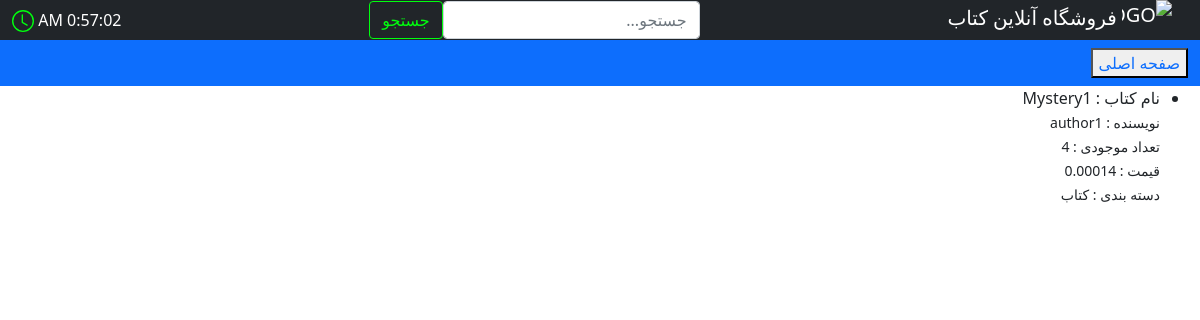
The app's page /product/books/7/ with its own data.
### product/models.py (models this page shows, shortened)
class Book(models.Model):
    class Meta:
        verbose_name = 'کتاب'
        verbose_name_plural = 'کتاب ها'
    user = models.ForeignKey(User, on_delete=models.CASCADE, null=True, blank=True)
    title = models.CharField('عنوان', max_length=100)
    author = models.CharField('نویسنده', max_length=100)
    inventory = models.PositiveIntegerField('موجودی')
    price = models.DecimalField('قیمت', max_digits=20, decimal_places=5)
    category = models.ForeignKey('Category', on_delete=models.CASCADE, verbose_name='دسته بندی')

class Category(models.Model):
    class Meta:
        verbose_name = 'دسته بندی'
        verbose_name_plural = 'دسته بندی ها'
    user = models.ForeignKey(User, on_delete=models.CASCADE, null=True, blank=True)
    title = models.CharField('عنوان', max_length=10)
    def __str__(self):
        return f'{self.title}'

### product/views.py (the view)
# urls.py: path('books/<int:pk>/', views.BookDetailView.as_view(), name='book_detail'),
class BookDetailView(DetailView):
    model = Book

### templates/product/book_detail.html (shortened to what this page needs)
{% extends 'base.html' %}
{% block content %}
<ul>
  <li>
    نام کتاب :
    {{ book.title }}
  </li>
  <small>
  نویسنده :
  {{book.author}}
  <br>
  تعداد موجودی :
  {{book.inventory}}
  <br>
  قیمت :
  {{book.price}}
  <br>
  دسته بندی :
  {{book.category}}
  </small>
</ul>
{% endblock %}

### home/static/style.css (style rules this page uses)
html { direction: rtl; }
body { direction: rtl; }
.dropdown-menu, { float: right; }

### records on screen
Book: title "Mystery1", author "author1", inventory "4", price "0.00014", category "کتاب"
